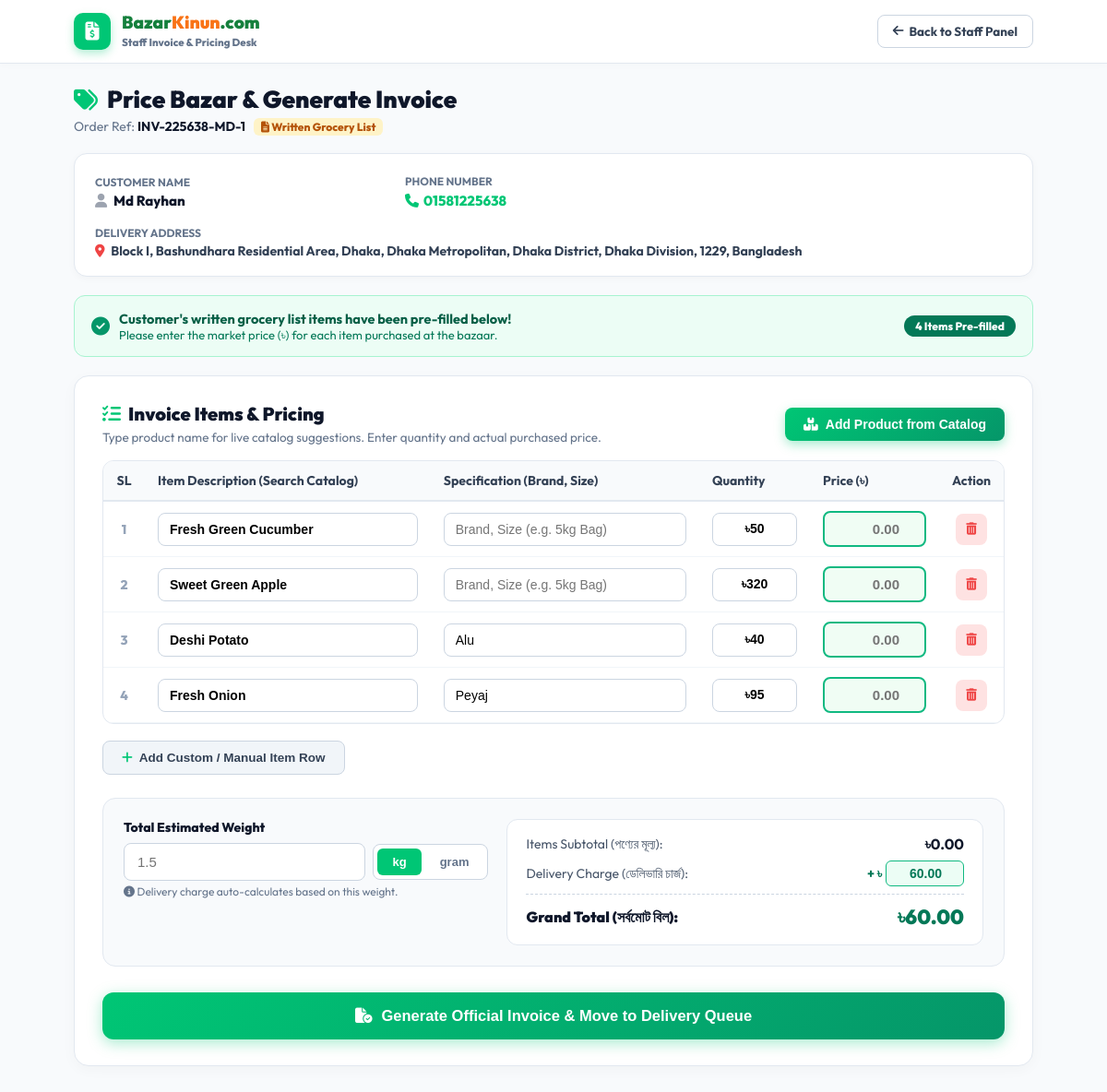
The page /staff_invoice_edit.php?id=54 (signed in) on the database its author committed.
### tables this page shows
CREATE TABLE `orders` (
  `id` int(11) NOT NULL AUTO_INCREMENT,
  `order_number` varchar(50) NOT NULL,
  `invoice_number` varchar(50) DEFAULT NULL,
  `user_id` int(11) DEFAULT NULL,
  `rider_id` int(11) DEFAULT NULL,
  `rider_name` varchar(100) DEFAULT NULL,
  `rider_phone` varchar(25) DEFAULT NULL,
  `assigned_at` datetime DEFAULT NULL,
  `customer_name` varchar(150) NOT NULL,
  `customer_phone` varchar(25) NOT NULL,
  `customer_address` text DEFAULT NULL,
  `police_station` varchar(500) DEFAULT NULL,
  `district` varchar(100) DEFAULT 'Dhaka',
  `division` varchar(100) DEFAULT 'Dhaka',
  `order_type` enum('website','text_list','uploaded') DEFAULT 'website',
  `total_amount` decimal(10,2) NOT NULL DEFAULT 0.00,
  `delivery_charge` decimal(10,2) NOT NULL DEFAULT 0.00,
  `coupon_code` varchar(50) DEFAULT NULL,
  `discount_amount` decimal(10,2) DEFAULT 0.00,
  `stock_deducted` tinyint(1) DEFAULT 0,
  `payment_method` varchar(50) DEFAULT 'Cash on Delivery',
  `payment_status` enum('pending','paid','failed') DEFAULT 'pending',
  `transaction_id` varchar(100) DEFAULT NULL,
  `payment_sender_phone` varchar(30) DEFAULT NULL,
  `payment_note` text DEFAULT NULL,
  `status` varchar(50) DEFAULT 'pending',
  `html_content` longtext DEFAULT NULL,
  `created_at` datetime DEFAULT current_timestamp(),
  PRIMARY KEY (`id`),
  UNIQUE KEY `order_number` (`order_number`),
  KEY `user_id` (`user_id`),
  KEY `fk_orders_rider` (`rider_id`),
  KEY `idx_orders_status` (`status`),
  KEY `idx_orders_customer_phone` (`customer_phone`),
  KEY `idx_orders_invoice_number` (`invoice_number`),
  KEY `idx_orders_created_at` (`created_at`)
);

### staff_invoice_edit.php (the view, shortened to what the rows shown need)
<?php
require_once __DIR__ . '/config/db.php';
$id = isset($_GET['order_id']) ? intval($_GET['order_id']) : (isset($_GET['id']) ? intval($_GET['id']) : 0);
$order = null;
if ($id > 0) {
    $stmt = $pdo->prepare("SELECT * FROM orders WHERE id = ?");
    $stmt->execute([$id]);
    $order = $stmt->fetch();
}
$uploadedImages = [];
$uploadedImages = array_values(array_unique(array_filter($uploadedImages)));
$initialDeliveryCharge = floatval($order['delivery_charge'] ?? 25.00);
?>
<!DOCTYPE html>
<html lang="en">
<head>
    <link rel="stylesheet" href="https://cdnjs.cloudflare.com/ajax/libs/font-awesome/6.4.0/css/all.min.css">
</head>
<body>
    <header style="background: white; border-bottom: 1px solid #e2e8f0; padding: 14px 0; margin-bottom: 22px; box-shadow: 0 2px 8px rgba(0,0,0,0.02); position: sticky; top: 0; z-index: 50;">
        <div class="container" style="display: flex; justify-content: space-between; align-items: center;">
            <div style="display: flex; align-items: center; gap: 12px;">
                <div>
                    <h2 style="font-size: 19px; font-weight: 900; margin: 0; line-height: 1;">
                        <span style="color: #15803d;">Bazar</span><span style="color: #f97316;">Kinun</span><span style="color: #15803d;">.com</span>
                    </h2>
                </div>
            </div>
        </div>
    </header>
    <main style="padding-bottom: 60px;">
        <div class="container">
            <div style="display: flex; justify-content: space-between; align-items: center; flex-wrap: wrap; gap: 12px; margin-bottom: 20px;">
                <div>
                    <h1 style="font-size: 26px; color: var(--text-dark); margin: 0 0 4px 0; font-weight: 900; display: flex; align-items: center; gap: 10px;">
                        <i class="fa-solid fa-tags" style="color: var(--primary-color);"></i> Price Bazar &amp; Generate Invoice
                    </h1>
                    <p style="margin: 0; color: #64748b; font-size: 14px;">
                        Order Ref: <strong style="color: #0f172a;"><?= htmlspecialchars($order['order_number']) ?></strong>
                        <?php if (!empty($uploadedImages)): ?>
                            <span style="background: #e0e7ff; color: #4338ca; padding: 2px 8px; border-radius: 6px; font-size: 12px; font-weight: 800; margin-left: 6px;"><i class="fa-solid fa-image"></i> Uploaded Photo List</span>
                        <?php else: ?>
                            <span style="background: #fef3c7; color: #b45309; padding: 2px 8px; border-radius: 6px; font-size: 12px; font-weight: 800; margin-left: 6px;"><i class="fa-solid fa-file-lines"></i> Written Grocery List</span>
                        <?php endif; ?>
                    </p>
                </div>
            </div>
            <div style="background: white; border-radius: 14px; padding: 18px 22px; box-shadow: 0 2px 8px rgba(0,0,0,0.03); border: 1.5px solid #e2e8f0; margin-bottom: 20px; display: grid; grid-template-columns: repeat(auto-fit, minmax(240px, 1fr)); gap: 14px; align-items: center;">
                <div>
                    <span style="font-size: 12px; color: #64748b; font-weight: 700; text-transform: uppercase;">Customer Name</span>
                    <div style="font-size: 15px; font-weight: 800; color: #0f172a; margin-top: 2px;">
                        <i class="fa-solid fa-user" style="color: #9ca3af; margin-right: 4px;"></i> <?= htmlspecialchars($order['customer_name']) ?>
                    </div>
                </div>
                <div>
                    <div style="margin-top: 2px;">
                        <a href="tel:<?= htmlspecialchars($order['customer_phone']) ?>" style="font-size: 15px; font-weight: 800; color: var(--primary-color); text-decoration: none; display: inline-flex; align-items: center; gap: 5px;">
                            <i class="fa-solid fa-phone"></i> <?= htmlspecialchars($order['customer_phone']) ?>
                        </a>
                    </div>
                </div>
                <div style="grid-column: 1 / -1;">
                    <span style="font-size: 12px; color: #64748b; font-weight: 700; text-transform: uppercase;">Delivery Address</span>
                    <div style="font-size: 14px; font-weight: 700; color: #334155; margin-top: 2px;">
                        <i class="fa-solid fa-location-dot" style="color: #ef4444; margin-right: 4px;"></i> <?= htmlspecialchars($order['customer_address'] ?: $order['police_station'] ?: 'Location not specified') ?>
                    </div>
                </div>
            </div>
            <div class="invoice-card">
                <form method="POST" action="staff_invoice_edit.php?id=<?= $order['id'] ?>" onsubmit="return compileInvoiceSummary();">
                    <div style="overflow-x: auto; margin-bottom: 18px; border: 1.5px solid #e2e8f0; border-radius: 12px;">
                        <table id="invoice-items-table" style="width: 100%; border-collapse: collapse; text-align: left; font-size: 14px; min-width: 680px;">
                            <thead>
                                <tr style="background: #f8fafc; border-bottom: 2px solid #e2e8f0; color: #334155; font-weight: 800;">
                                    <th style="padding: 12px 14px; width: 45px; text-align: center;">SL</th>
                                    <th style="padding: 12px 14px; min-width: 220px;">Item Description (Search Catalog)</th>
                                    <th style="padding: 12px 14px; min-width: 180px;">Specification (Brand, Size)</th>
                                    <th style="padding: 12px 14px; width: 120px;">Quantity</th>
                                    <th style="padding: 12px 14px; width: 140px;">Price (৳)</th>
                                    <th style="padding: 12px 14px; width: 60px; text-align: center;">Action</th>
                                </tr>
                            </thead>
                        </table>
                    </div>
                    <div class="invoice-weight-row" style="display: flex; gap: 20px; flex-wrap: wrap; margin-bottom: 28px; background: #f8fafc; padding: 22px; border-radius: 14px; border: 1.5px solid #e2e8f0;">
                        <div style="flex: 1.2; min-width: 300px; background: white; border: 1.5px solid #e2e8f0; border-radius: 12px; padding: 16px 20px;">
                            <div style="display: flex; justify-content: space-between; align-items: center; margin-bottom: 10px; font-size: 14px; color: #475569; border-bottom: 1.5px dashed #cbd5e1; padding-bottom: 8px;">
                                <div style="display: inline-flex; align-items: center; gap: 4px;">
                                    <span style="font-weight: 800; color: #047857;">+ ৳</span>
                                    <input type="number" id="delivery_charge_input" name="delivery_charge" step="0.01" min="0" value="<?= number_format($initialDeliveryCharge, 2, '.', '') ?>" oninput="recalculateInvoiceTotal()" style="width: 85px; padding: 5px 8px; border: 1.5px solid #10b981; border-radius: 6px; font-size: 14px; font-weight: 800; color: #047857; text-align: right; outline: none; background: #ecfdf5;">
                                </div>
                            </div>
                        </div>
                    </div>
                </form>
            </div>
        </div>
    </main>
</body>
</html>

### rows shown on the page
orders: order_number "INV-225638-MD-1", customer_name "Md Rayhan", customer_phone "01581225638", customer_address "Block I, Bashundhara Residential Area, Dhaka, Dhaka Metropolitan, Dhaka District, Dhaka Division, 1229, Bangladesh", delivery_charge "60.00"

### other values the page prints
count($preloadedItems) "4"
